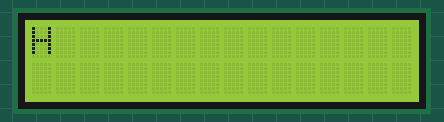
Simulated run of this sketch. Board: Arduino Uno, built with avr-gcc and run on an emulated ATmega328P. Shown: 16×2 character LCD.

Above: at 0.1 s.
At 2.1 s:
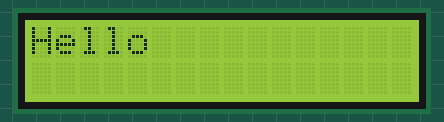
At 5.6 s:
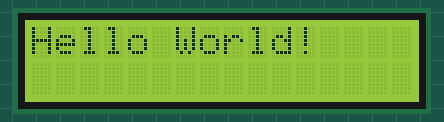
At 9.6 s:
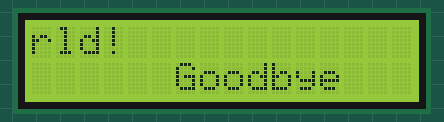
At 13.6 s:
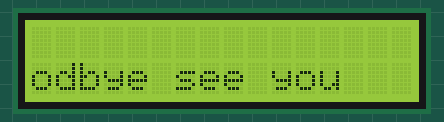
At 17.6 s:
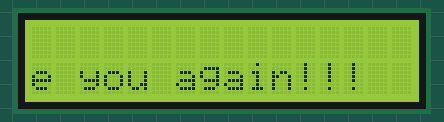

The sketch:

LCD1602_3.ino
```cpp
#include <LiquidCrystal.h>

// Создаем константы контактов для подключения к ардуино.
const int RS = 4, EN = 5, D4 = 10, D5 = 11, D6 = 12, D7 = 13;

String hello_str = "Hello World!";
String goodbye_str = "Goodbye see you again!!!";

// Инициализируем объект-экран.
LiquidCrystal lcd(RS, EN, D4, D5, D6, D7);

void setup() {
  lcd.begin(16,2);
}

void loop() {
  // Устанавливаем курсор в позицию (0, 0)
  lcd.setCursor(0, 0);
  // Итерируемся по строке hello_str
  for (int i = 0; i < hello_str.length(); i++) {
    lcd.print(hello_str.charAt(i));
    delay(500);
  }

  // Устанавливаем курсор в (16, 1)
  lcd.setCursor(14, 1);
  // Включаем автоматичсекую прокрутку (все символы автоматически сдвигаются влево)
  lcd.autoscroll();
  // Итерируемся по строке goodbye_str
  for (int i = 0; i < goodbye_str.length(); i++){
    lcd.print(goodbye_str.charAt(i));
    delay(500);
  }

  delay(300);
  // Выключаем автоматическую прокрутку
  lcd.noAutoscroll();

  // Очищаем экран для следующей итерации
  lcd.clear();
}
```

Measured:
- by itself, everything shown: repeats every 18.3 s, in 36 steps
- what the display in image 1 shows lasts 1.0 s, from 2.1 s to 3.1 s
- what the display in image 2 shows lasts 0.5 s, from 5.6 s to 6.1 s
- what the display in image 5 shows lasts 0.8 s, from 17.6 s to 18.4 s
